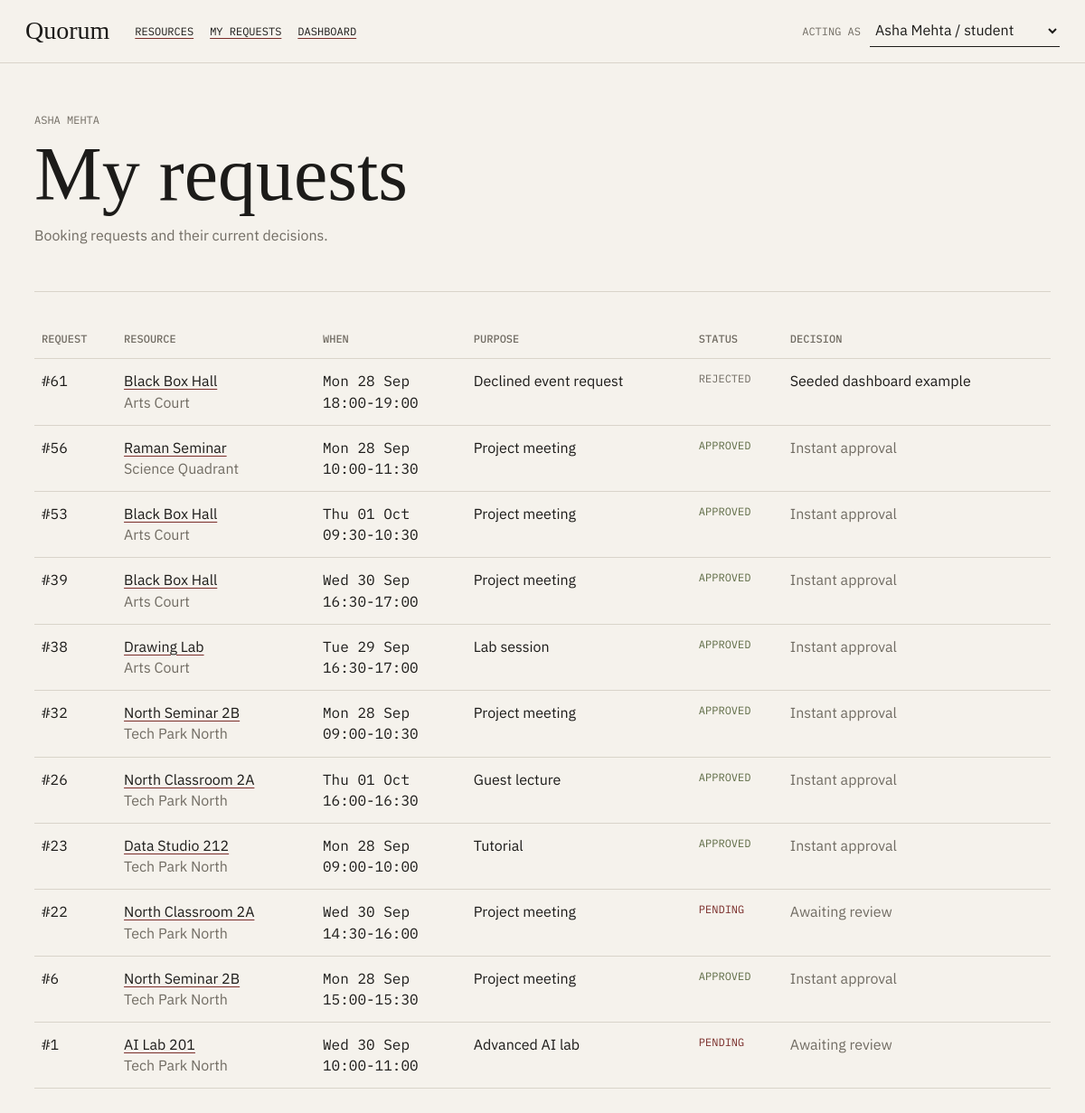
Screenshot of /my-requests with the database file from the repository.
### app/models.py (models this page shows)
class User(Base):
    __tablename__ = "users"
    id: Mapped[int] = mapped_column(Integer, primary_key=True)
    name: Mapped[str] = mapped_column(String(120), nullable=False)
    role: Mapped[str] = mapped_column(String(30), nullable=False, default="student")

class Request(Base):
    __tablename__ = "requests"
    id: Mapped[int] = mapped_column(Integer, primary_key=True)
    user_id: Mapped[int] = mapped_column(ForeignKey("users.id"), nullable=False)
    resource_id: Mapped[int] = mapped_column(ForeignKey("resources.id"), nullable=False)
    start: Mapped[datetime] = mapped_column(DateTime, nullable=False)
    end: Mapped[datetime] = mapped_column(DateTime, nullable=False)
    attendees: Mapped[int] = mapped_column(Integer, nullable=False)
    purpose: Mapped[str] = mapped_column(Text, nullable=False)
    status: Mapped[str] = mapped_column(String(30), nullable=False)
    decided_by: Mapped[int | None] = mapped_column(ForeignKey("users.id"), nullable=True)
    decided_at: Mapped[datetime | None] = mapped_column(DateTime, nullable=True)
    rejection_note: Mapped[str | None] = mapped_column(Text, nullable=True)
    created_at: Mapped[datetime] = mapped_column(DateTime, default=datetime.utcnow, nullable=False)
    user: Mapped[User] = relationship(foreign_keys=[user_id])
    decider: Mapped[User | None] = relationship(foreign_keys=[decided_by])
    resource: Mapped[Resource] = relationship(back_populates="requests")
    slots: Mapped[list["BookingSlot"]] = relationship(
        back_populates="request", cascade="all, delete-orphan"
    )

class Resource(Base):
    __tablename__ = "resources"
    id: Mapped[int] = mapped_column(Integer, primary_key=True)
    name: Mapped[str] = mapped_column(String(120), nullable=False)
    type: Mapped[str] = mapped_column(String(40), nullable=False)
    zone_id: Mapped[int] = mapped_column(ForeignKey("zones.id"), nullable=False)
    capacity: Mapped[int] = mapped_column(Integer, nullable=False)
    equipment: Mapped[list[str]] = mapped_column(JSON, nullable=False, default=list)
    requires_approval: Mapped[bool] = mapped_column(Boolean, nullable=False, default=False)
    status: Mapped[str] = mapped_column(String(30), nullable=False, default="active")
    open_time: Mapped[time] = mapped_column(Time, nullable=False)
    close_time: Mapped[time] = mapped_column(Time, nullable=False)
    zone: Mapped[Zone] = relationship(back_populates="resources")
    unavailability: Mapped[list["Unavailability"]] = relationship(
        back_populates="resource", cascade="all, delete-orphan"
    )
    requests: Mapped[list["Request"]] = relationship(back_populates="resource")

class Zone(Base):
    __tablename__ = "zones"
    id: Mapped[int] = mapped_column(Integer, primary_key=True)
    name: Mapped[str] = mapped_column(String(120), nullable=False)
    building: Mapped[str] = mapped_column(String(120), nullable=False)
    floor: Mapped[str] = mapped_column(String(40), nullable=False)
    resources: Mapped[list["Resource"]] = relationship(back_populates="zone")

### app/main.py (the view)
@app.get("/my-requests")
def my_requests(web_request: WebRequest, db: Session = Depends(get_db)):
    user = current_user(web_request, db)
    if not user:
        raise HTTPException(status_code=404, detail="Seed users before viewing requests")
    requests = db.scalars(
        select(Request)
        .where(Request.user_id == user.id)
        .options(joinedload(Request.resource).joinedload(Resource.zone))
        .order_by(Request.created_at.desc())
    ).all()
    return render(web_request, "my_requests.html", {"requests": requests}, db)

### app/templates/my_requests.html (shortened to what this page needs)
{% extends "base.html" %}
{% block content %}
<section class="page-head">
  <p class="kicker">{{ current_user.name }}</p>
  <h1>My requests</h1>
  <p>Booking requests and their current decisions.</p>
</section>
{% if requests %}
<div class="table-scroll">
  <table>
    <thead>
      <tr><th>Request</th><th>Resource</th><th>When</th><th>Purpose</th><th>Status</th><th>Decision</th></tr>
    </thead>
    <tbody>
      {% for item in requests %}
      <tr>
        <td class="mono">#{{ item.id }}</td>
        <td><a href="/resources/{{ item.resource.id }}">{{ item.resource.name }}</a><br><span class="muted">{{ item.resource.zone.name }}</span></td>
        <td class="mono">{{ item.start.strftime("%a %d %b") }}<br>{{ item.start.strftime("%H:%M") }}-{{ item.end.strftime("%H:%M") }}</td>
        <td>{{ item.purpose }}</td>
        <td class="status status-{{ item.status }}">{{ item.status }}</td>
        <td>
          {% if item.status == "rejected" and item.rejection_note %}{{ item.rejection_note }}
          {% elif item.decided_at %}<span class="mono">{{ item.decided_at.strftime("%d %b %H:%M") }}</span>
          {% elif item.status == "approved" %}<span class="muted">Instant approval</span>
          {% else %}<span class="muted">Awaiting review</span>{% endif %}
        </td>
      </tr>
      {% endfor %}
    </tbody>
  </table>
</div>
{% else %}
<section class="empty-state">
  <h2>No requests yet</h2>
  <p>Choose a resource to make your first booking request.</p>
  <a class="action" href="/resources">Browse resources</a>
</section>
{% endif %}
{% endblock %}

### app/static/styles.css (style rules this page uses)
:root { --paper: #f5f2ec; --ink: #1c1b19; --rule: #d9d4ca; --accent: #7a2e2a; --olive: #5e6b45; --muted: #716c63; }
* { box-sizing: border-box; }
body { margin: 0; background: var(--paper); color: var(--ink); font-family: "IBM Plex Sans", Arial, sans-serif; line-height: 1.45; }
a { color: inherit; text-decoration-color: var(--accent); text-underline-offset: 3px; }
nav a, .switcher label, .status, .kicker, th { font-family: "IBM Plex Mono", Consolas, monospace; font-size: 12px; text-transform: uppercase; letter-spacing: 0; }
h1, h2 { font-family: "Instrument Serif", Georgia, serif; font-weight: 400; margin: 0; }
h1 { font-size: clamp(48px, 7vw, 92px); line-height: 0.95; }
.page-head { border-bottom: 1px solid var(--rule); padding-bottom: 34px; margin-bottom: 30px; }
.page-head p { max-width: 700px; color: var(--muted); }
table { width: 100%; border-collapse: collapse; }
th, td { border-bottom: 1px solid var(--rule); padding: 13px 8px; text-align: left; vertical-align: top; }
th { color: var(--muted); font-weight: 500; }
.mono, input[type="datetime-local"], input[type="time"], input[type="number"] { font-family: "IBM Plex Mono", Consolas, monospace; font-variant-numeric: tabular-nums; }
.status { color: var(--accent); }
.status-approved { color: var(--olive); }
.status-rejected, .status-cancelled { color: var(--muted); }
.muted { color: var(--muted); }
.table-scroll { overflow-x: auto; }

### rows the page displays
User: name "ASHA MEHTA"
Request: id "61", resource.name "Black Box Hall", resource.zone.name "Arts Court", start "Mon 28 Sep", start "18:00", end "19:00", purpose "Declined event request", status "REJECTED", rejection_note "Seeded dashboard example"
Request: id "56", resource.name "Raman Seminar", resource.zone.name "Science Quadrant", start "Mon 28 Sep", start "10:00", end "11:30", purpose "Project meeting", status "APPROVED", shows "Instant approval"
Request: id "53", resource.name "Black Box Hall", resource.zone.name "Arts Court", start "Thu 01 Oct", start "09:30", end "10:30", purpose "Project meeting", status "APPROVED", shows "Instant approval"
Request: id "39", resource.name "Black Box Hall", resource.zone.name "Arts Court", start "Wed 30 Sep", start "16:30", end "17:00", purpose "Project meeting", status "APPROVED", shows "Instant approval"
Request: id "38", resource.name "Drawing Lab", resource.zone.name "Arts Court", start "Tue 29 Sep", start "16:30", end "17:00", purpose "Lab session", status "APPROVED", shows "Instant approval"
Request: id "32", resource.name "North Seminar 2B", resource.zone.name "Tech Park North", start "Mon 28 Sep", start "09:00", end "10:30", purpose "Project meeting", status "APPROVED", shows "Instant approval"
Request: id "26", resource.name "North Classroom 2A", resource.zone.name "Tech Park North", start "Thu 01 Oct", start "16:00", end "16:30", purpose "Guest lecture", status "APPROVED", shows "Instant approval"
Request: id "23", resource.name "Data Studio 212", resource.zone.name "Tech Park North", start "Mon 28 Sep", start "09:00", end "10:00", purpose "Tutorial", status "APPROVED", shows "Instant approval"
Request: id "22", resource.name "North Classroom 2A", resource.zone.name "Tech Park North", start "Wed 30 Sep", start "14:30", end "16:00", purpose "Project meeting", status "PENDING", shows "Awaiting review"
Request: id "6", resource.name "North Seminar 2B", resource.zone.name "Tech Park North", start "Mon 28 Sep", start "15:00", end "15:30", purpose "Project meeting", status "APPROVED", shows "Instant approval"
Request: id "1", resource.name "AI Lab 201", resource.zone.name "Tech Park North", start "Wed 30 Sep", start "10:00", end "11:00", purpose "Advanced AI lab", status "PENDING", shows "Awaiting review"

### other values shown
form field user_id "Asha Mehta / student"
